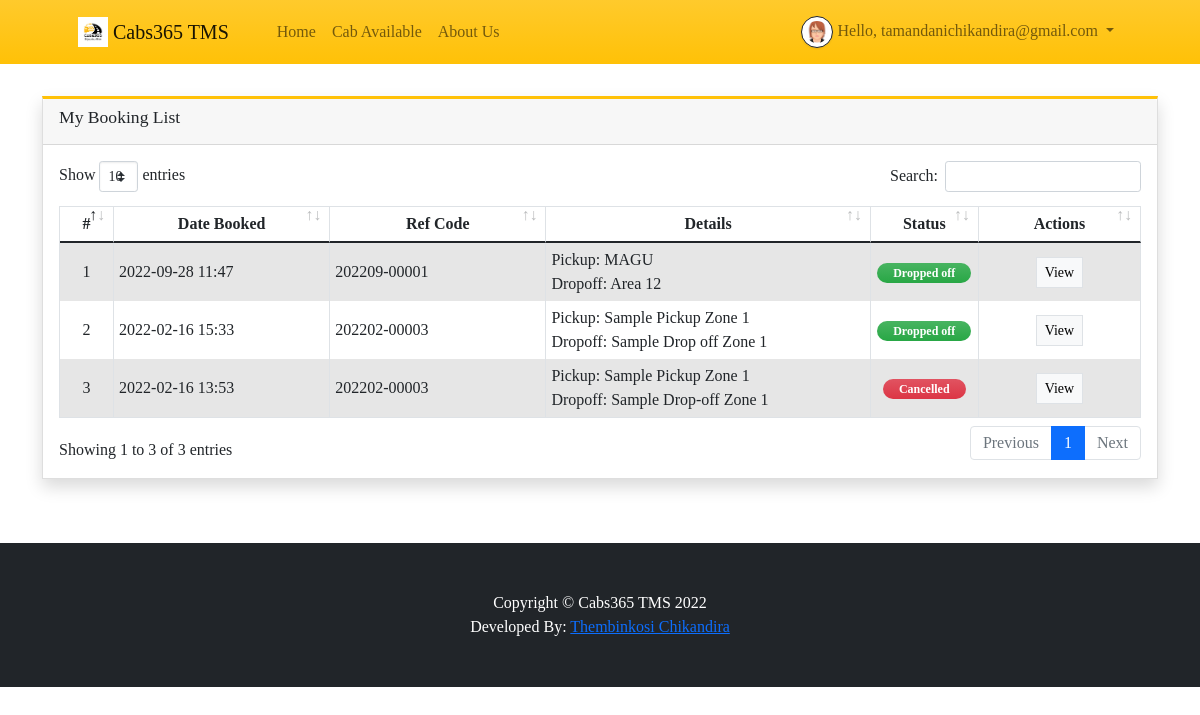
/?p=booking_list (signed in), run on the app's committed database.
### tables this page shows
CREATE TABLE `booking_list` (
  `id` int(30) NOT NULL,
  `ref_code` varchar(100) NOT NULL,
  `client_id` int(30) NOT NULL,
  `cab_id` int(30) NOT NULL,
  `pickup_zone` text NOT NULL,
  `drop_zone` text NOT NULL,
  `status` tinyint(2) NOT NULL DEFAULT 0 COMMENT '0 = Pending,\r\n1 = Driver has Confirmed,\r\n2 = Pickup,\r\n3 = drop-off,\r\n4 = cancelled',
  `date_created` datetime NOT NULL DEFAULT current_timestamp(),
  `date_updated` datetime DEFAULT NULL ON UPDATE current_timestamp()
);

### classes/DBConnection.php (called while the page is built, shortened)
<?php
class DBConnection{
    private $host = DB_SERVER;
    private $username = DB_USERNAME;
    private $password = DB_PASSWORD;
    private $database = DB_NAME;
    public $conn;
    public function __construct(){
        if (!isset($this->conn)) {
            $this->conn = new mysqli($this->host, $this->username, $this->password, $this->database);
        }
    }
}
?>

### classes/SystemSettings.php (called while the page is built, shortened)
<?php
class SystemSettings extends DBConnection{
	function userdata($field = ''){
		if(!empty($field)){
			if(isset($_SESSION['userdata'][$field]))
				return $_SESSION['userdata'][$field];
			else
				return null;
		}else{
			return false;
		}
	}
}
$_settings = new SystemSettings();
?>

### booking_list.php (the view, shortened to what this page needs)
<div class="content py-5 mt-5">
    <div class="container">
        <div class="card card-outline card-warning shadow rounded-0">
            <div class="card-header">
                <h4 class="card-title">My Booking List</h4>
            </div>
            <div class="card-body">
                <table class="table table-striped table-bordered">
                    <colgroup>
                        <col width="5%">
                        <col width="20%">
                        <col width="20%">
                        <col width="30%">
                        <col width="10%">
                        <col width="15%">
                    </colgroup>
                    <thead>
                        <tr>
                            <th class="text-center">#</th>
                            <th class="text-center">Date Booked</th>
                            <th class="text-center">Ref Code</th>
                            <th class="text-center">Details</th>
                            <th class="text-center">Status</th>
                            <th class="text-center">Actions</th>
                        </tr>
                    </thead>
                    <tbody>
                        <?php
                        $i = 1;
                            $qry = $conn->query("SELECT * FROM `booking_list` where client_id = '{$_settings->userdata('id')}' order by unix_timestamp(date_created) desc");
                            while($row = $qry->fetch_assoc()):
                        ?>
                        <tr>
                            <td class="text-center"><?= $i++; ?></td>
                            <td><?= date("Y-m-d H:i", strtotime($row['date_created'])) ?></td>
                            <td><?= $row['ref_code'] ?></td>
                            <td>
                                <p class="m-0 truncate-1">Pickup: <?= $row['pickup_zone'] ?></p>
                                <p class="m-0 truncate-1">Dropoff: <?= $row['drop_zone'] ?></p>
                            </td>
                            <td class="text-center">
                                <?php
                                    switch($row['status']){
                                        case 3:
                                            echo "<span class='badge badge-success bg-gradient-success px-3 rounded-pill'>Dropped off</span>";
                                            break;
                                        case 4:
                                            echo "<span class='badge badge-danger bg-gradient-danger px-3 rounded-pill'>Cancelled</span>";
                                            break;
                                    }
                                ?>
                            </td>
                            <td class="text-center">
                                <button type="button" class="btn btn-flat btn-light border btn-sm view_data" data-id="<?= $row['id'] ?>">View</button>
                            </td>
                        </tr>
                        <?php endwhile; ?>
                    </tbody>
                </table>
            </div>
        </div>
    </div>
</div>

### data on the page
booking_list: date_created "2022-09-28 11:47", ref_code "202209-00001", pickup_zone "MAGU", drop_zone "Area 12", status "Dropped off"
booking_list: date_created "2022-02-16 15:33", ref_code "202202-00003", pickup_zone "Sample Pickup Zone 1", drop_zone "Sample Drop off Zone 1", status "Dropped off"
booking_list: date_created "2022-02-16 13:53", ref_code "202202-00003", pickup_zone "Sample Pickup Zone 1", drop_zone "Sample Drop-off Zone 1", status "Cancelled"

### other printed values
$_settings->info('short_name') "Cabs365 TMS"
$_settings->userdata('email') "tamandanichikandira@gmail.com"
